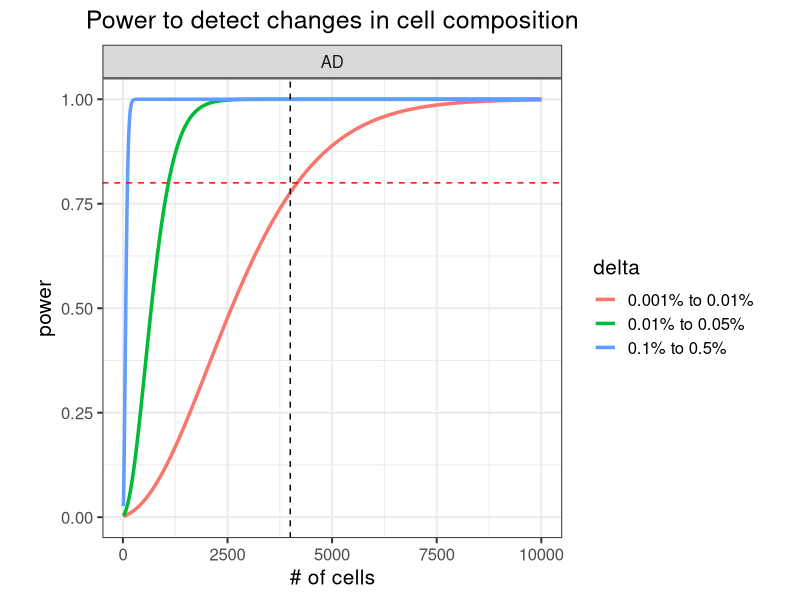
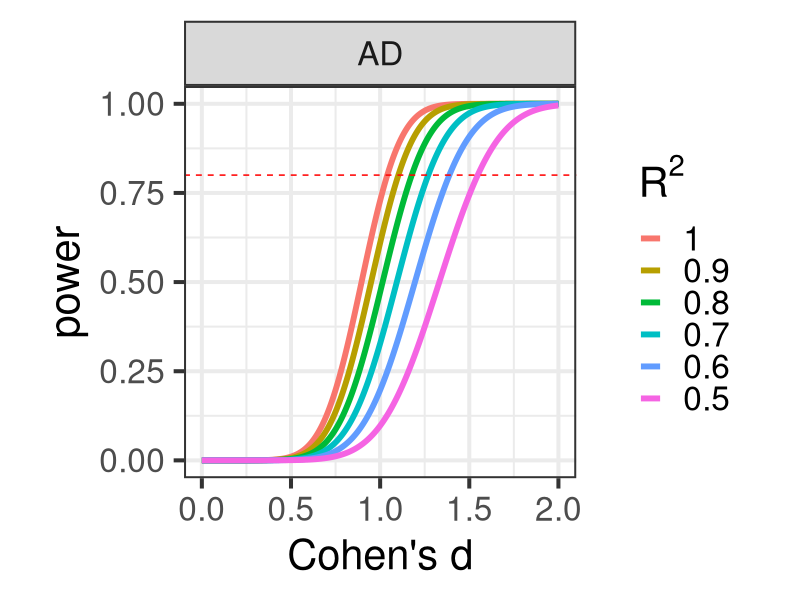
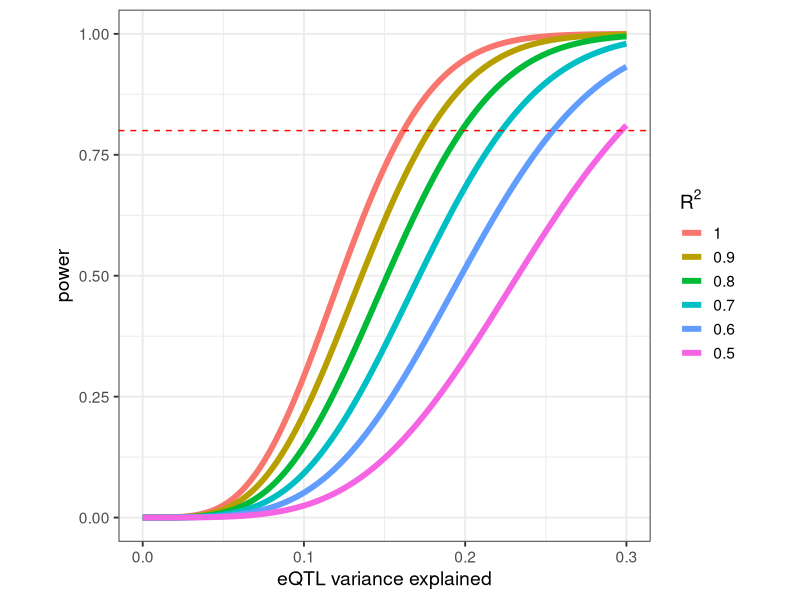
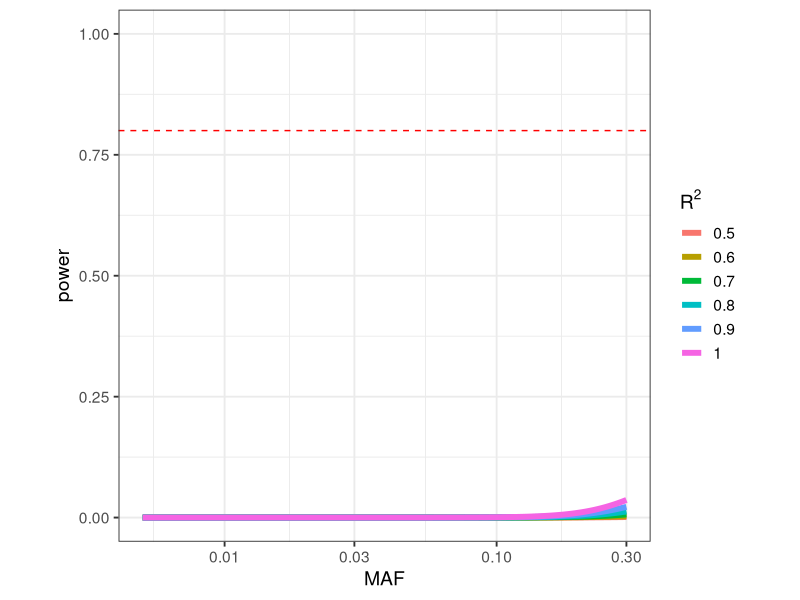

Generate these figures, in order, with R:
## ---- chunk 1
library(ggplot2)
library(data.table)
library(xtable)

## ---- chunk 2
suppressPackageStartupMessages(library(knitr))
options(xtable.type="html")

knitr::opts_chunk$set(
  echo=TRUE,
  warning=FALSE,
  message=TRUE,
  error = FALSE,
  tidy = FALSE,
  cache = TRUE,
  cache.lazy = FALSE,
  dev = c("png", "pdf"), 
  fig.width=7, fig.height=7)

options(markdown.HTML.stylesheet = 'css/custom.css')
## ---- chunk 3

library(pwr)
n_samples = c(CTL = 50, AD=150)
n_cells = 4000
n_cells_max = 10000
prop_diff = list(c(0.001, 0.005), c(0.0001, 0.0005), c(0.00001, 0.0001))
n_cell_types = 30

getPower = function(n1, n2, p1, p2, C, n_tests){
	sSq1 = p1*(1-p1)/ C
	sSq2 = p2*(1-p2)/ C

	sigSq = ((n1-1)*sSq1 + (n2-1)*sSq2) / (n1 + n2 -2)
	d = abs(p1 - p2)/sqrt(sigSq)

	pwr.t2n.test(n1=n1, n2=n2, d=d, sig.level = 0.05/n_tests )
}

getPowerCurve = function(n1, n2){
	# for each pair of proportions
	res = lapply(prop_diff, function(prop){
		p1 = prop[1]
		p2 = prop[2]

		# for each cell number
		res = lapply( seq(10, n_cells_max, by = 3), function(C){
			res = getPower(n1, n2, p1, p2, C, n_cell_types)
			data.frame(n1, n2, p1, p2, C, d = res$d, power= res$power, delta=paste0(p1*100, '% to ', p2*100, '%'))
			})
		do.call("rbind", res)
		})
	do.call("rbind", res)
}

# for each disease
res = lapply(names(n_samples)[-1], function(ID){
	res = getPowerCurve(n_samples['CTL'], n_samples[ID])
	res$Disease = ID
	res 
})
res = do.call("rbind", res)

ggplot(res, aes(C, power, color=delta)) + geom_line(size=1.2) + theme_bw(15) + theme(aspect.ratio=1, plot.title = element_text(hjust = 0.5)) + xlab("# of cells") + ggtitle("Power to detect changes in cell composition") + ylim(0, 1) + facet_wrap(~Disease) + geom_vline(xintercept=n_cells, color="black", linetype="dashed") + geom_hline(yintercept=0.8, color="red", linetype="dashed") #+ scale_x_log10()
## ---- chunk 4
# Sample size required to get 80% power
res = data.table(res)
res$Dataset = with(res, paste(Disease, delta))
tab = res[,.SD[min(which(power>.80)),],by=Dataset]
tab$Cells_per_individual = as.integer(tab$C)
print(xtable(tab[,c('Dataset', 'Cells_per_individual', 'power')], type="html"), include.rownames=FALSE)
## ---- chunk 5

n_genes = 10000
n_tests = n_genes * n_cell_types

getPower = function(n1, n2, d, n_tests, rsq){
	# pwr.t2n.test(n1=n1, n2=n2, d=d, sig.level = 0.05/n_tests )

	# Compute n_Eff, need to divide by 2 becaues n is the number in each set
	N_eff = 4 / (1/n1 + 1/n2)
	pwr.t.test(n=N_eff/2 * rsq, d=d, sig.level = 0.05/n_tests )
}

getPowerCurve = function(n1, n2, n_tests, rsq){
	# for each cell number
	res = lapply( seq(0, 2, length.out=1000), function(delta){
		res = getPower(n1, n2, delta, n_tests, rsq)
		data.frame(n1, n2, d = res$d, rsq, power= res$power)
		})
	do.call("rbind", res)
}

# for each disease
res = lapply(names(n_samples)[-1], function(ID){
	res = lapply( c(.5, .6, .7, .8, .9,1), function(rsq){
		res = getPowerCurve(n_samples['CTL'], n_samples[ID], n_tests, rsq)
		res$Disease = ID
		res 
	})
	do.call("rbind", res)
})
res = do.call("rbind", res)

res$rsq_text = with(res, factor(rsq, rev(sort(unique(rsq)))))
res = res[order(res$rsq, decreasing=FALSE),]

ggplot(res, aes(d, power, color=rsq_text)) + geom_line(size=2) + theme_bw(30) + theme(aspect.ratio=1, plot.title = element_text(hjust = 0.5)) + ylim(0, 1) + xlab("Cohen's d") + facet_wrap( ~ Disease) + scale_color_discrete(bquote(R^2)) + geom_hline(yintercept=0.8, color="red", linetype="dashed")
## ---- chunk 6
res = data.table(res)
res$Dataset = with(res, paste(Disease, rsq))
# Sample size required to get 80% power
tab = res[,.SD[min(which(power>.80)),],by=Dataset]
print(xtable(tab[,c('Disease', 'rsq', 'power', 'd')], type="html"), include.rownames=FALSE)
## ---- chunk 7
n = sum(n_samples)
# f = .1
# rsq = .6

# get 1e-6 cutoff in each cell type
# n_tests = 50000 * 100
n_snps_per_gene = 10 # effective number of tests per gene
n_tests = n_snps_per_gene*n_genes * n_cell_types

# effective number of tests from standard eqtl analysis
meff_tests_std = 5000

n_tests = meff_tests_std * n_cell_types

-log10(0.05/n_tests)

getPower = function(n, rsq, f, n_tests){
	pwr.r.test(n*rsq, r=sqrt(f), sig.level=0.05/n_tests)
}

# for each f value
res = lapply( seq(0, .3, length.out=500), function(f){
	# for each rsq
	res = lapply( c(.5, .6, .7, .8, .9,1), function(rsq){
		res = getPower(n, rsq, f, n_tests)
		data.frame(n, rsq, f, power=res$power)
	})
	res = do.call("rbind", res)
})
res = do.call("rbind", res)

res$rsq_text = with(res, factor(rsq, rev(sort(unique(rsq)))))
res = res[order(res$rsq_text, decreasing=FALSE),]

ggplot(res, aes(f, power, color=rsq_text)) + geom_line(size=2) + theme_bw(14) + theme(aspect.ratio=1, plot.title = element_text(hjust = 0.5)) + ylim(0, 1) + xlab("eQTL variance explained") + scale_color_discrete(bquote(R^2)) + geom_hline(yintercept=0.8, color="red", linetype="dashed")
## ---- chunk 8
res = data.table(res)    
# Sample size required to get 80% power
tab = res[,.SD[min(which(power>.80)),],by=rsq]
tab$f = format(tab$f, digits=2)
print(xtable(tab[,c('rsq', 'power', 'f')], type="html"), include.rownames=FALSE)
## ---- chunk 9
knitr::knit_exit()
## ---- chunk 10
beta = 0.11384

n = sum(n_samples)

n_tests = 50000 * 100

# for each f value
res = lapply( seq(0.005, .3, length.out=500), function(maf){

	# need to scale by sqrt(n) because beta is already scaled
	f = 2*beta^2 * maf * (1-maf) * sqrt(n)

	# for each rsq
	res = lapply( c(.5, .6, .7, .8, .9,1), function(rsq){
		res = getPower(n, rsq, f, n_tests)
		data.frame(n, rsq, f, maf, power=res$power)
	})
	res = do.call("rbind", res)
})
res = do.call("rbind", res)

ggplot(res, aes(maf, power, color=as.character(rsq))) + geom_line(size=2) + theme_bw(14) + theme(aspect.ratio=1, plot.title = element_text(hjust = 0.5)) + ylim(0, 1) + xlab("MAF") + scale_color_discrete(bquote(R^2)) + geom_hline(yintercept=0.8, color="red", linetype="dashed") + scale_x_log10()
